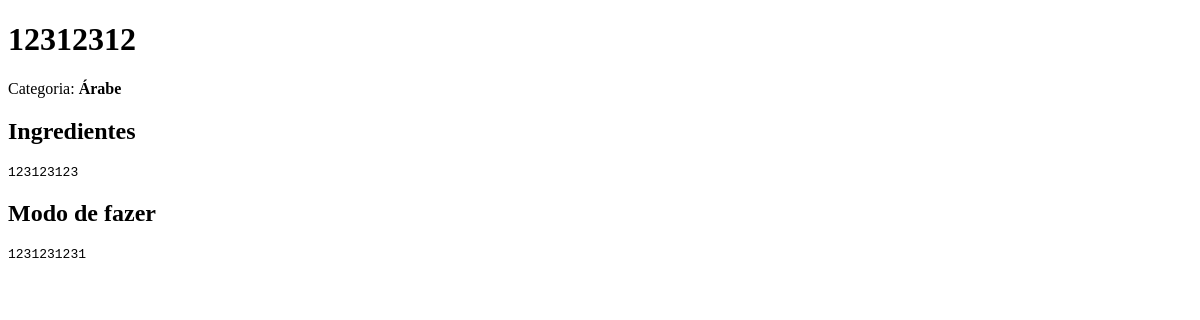
Page /recipes/view/5 on the earlier database version.
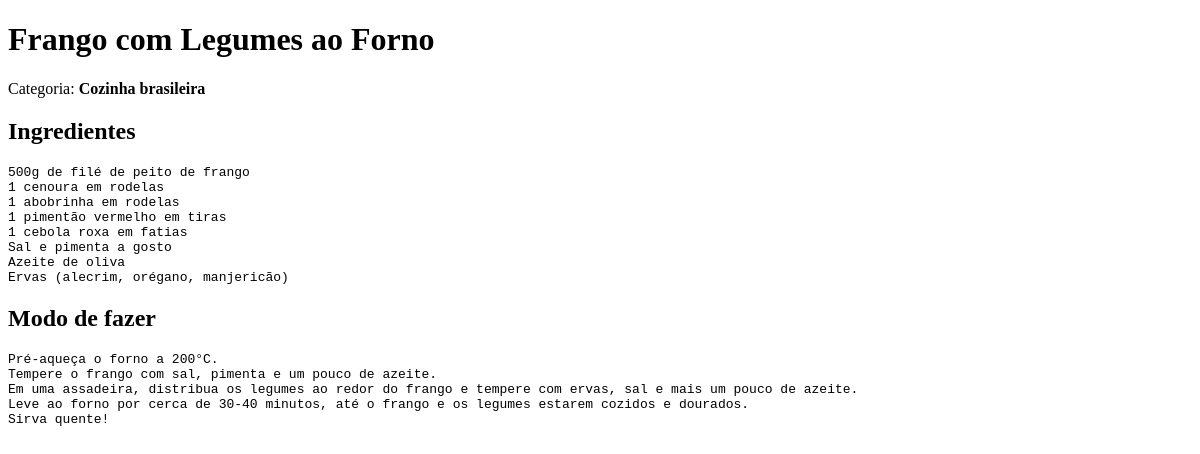
Same page on the later database version.
### recipebook/models.py (models this page shows, shortened)
class Recipe(db.Model):
    __tablename__ = 'recipe'
    id = db.Column(db.Integer, primary_key=True, autoincrement=True)
    user_id = db.Column(db.Integer, db.ForeignKey('user.id', ondelete="CASCADE"), nullable=False)
    title = db.Column(db.String(255), nullable=False)
    ingredients = db.Column(db.Text, nullable=False)
    steps = db.Column(db.Text, nullable=False)
    category_id = db.Column(db.Integer, db.ForeignKey('category.id', ondelete="CASCADE"), nullable=True)
    date_created = db.Column(db.DateTime(timezone=True), default=func.now())
    image_path = db.Column(db.String(255), nullable=True)

class Category(db.Model):
    __tablename__ = 'category'
    id = db.Column(db.Integer, primary_key=True, autoincrement=True)
    name = db.Column(db.String(100), nullable=False)

### recipebook/recipes.py (the view)
@bp.route('/view/<int:recipe_id>', methods=['GET'])
def view(recipe_id):
    recipe = get_recipe_by_id(recipe_id)
    if recipe == None:
        return abort(404)
    return render_template('view_recipe.html', recipe=recipe)

### recipebook/recipes.py (called while the page is built)
def get_recipe_by_id(recipe_id):
    query = (
        db.session.query(
            Recipe.id,
            Recipe.user_id,
            Recipe.title,
            Recipe.ingredients,
            Recipe.steps,
            Recipe.date_created,
            Recipe.image_path,
            Category.name.label("category_name")
        )
        .filter_by(id=recipe_id)
        .join(Category, Recipe.category_id == Category.id)
    )
    recipe = query.first()
    return recipe

### recipebook/templates/view_recipe.html (shortened to what this page needs)
{% extends "base.html" %}
{% block body %}
<h1>{{ recipe.title }}</h1>
<p>Categoria: <b>{{ recipe.category_name }}</b></p>
<h2>Ingredientes</h2>
<pre>
{{ recipe.ingredients }}
</pre>
<h2>Modo de fazer</h2>
<pre>
{{ recipe.steps }}
</pre>
{% endblock %}

Differences in the rows shown:
no longer on this page (row unchanged): Category: category_name "Árabe"
changed Recipe: title "12312312" → "Frango com Legumes ao Forno"; ingredients "123123123" → "500g de filé de peito de frango 1 cenoura em rodelas 1 abobrinha em rodelas 1 pimentão vermelho em tiras 1 cebola roxa em fatias Sal e pimenta a gosto Azeite de oliva Ervas (alecrim, orégano, manjericão)"; steps "1231231231" → "Pré-aqueça o forno a 200°C. Tempere o frango com sal, pimenta e um pouco de azeite. Em uma assadeira, distribua os legumes ao redor do frango e tempere com ervas, sal e mais um pouco de azeite. Leve ao forno por cerca de 30-40 minutos, até o frango e os legumes estarem cozidos e dourados. Sirva quente!"
now on this page (row unchanged): Category: category_name "Cozinha brasileira"
